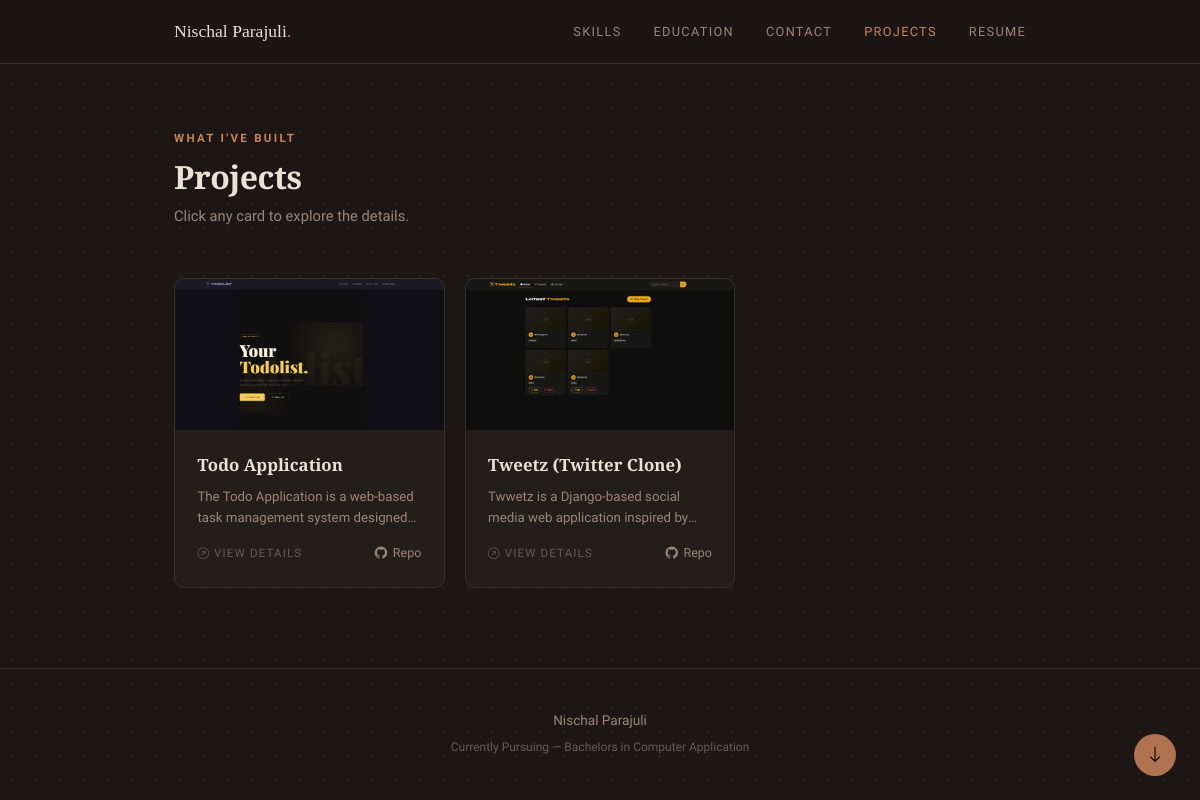
/projects/, run on the app's committed database.
### main/models.py (models this page shows, shortened)
class UserProfile(models.Model):
  fullname = models.CharField(max_length=50)
  degree = models.CharField(max_length=250)
  course = models.CharField(max_length=250)
  linkdin = models.URLField()
  facebook = models.URLField()
  instagram = models.URLField()
  github = models.URLField()
  summary = models.TextField()
  image = models.ImageField(upload_to="media/profile/", height_field=None, width_field=None, max_length=None)
  college_name = models.CharField(max_length=250, blank=True)
  college_location = models.CharField(max_length=50, blank=True)
  school_name = models.CharField(max_length=250, blank=True)
  school_location = models.CharField(max_length=50, blank=True)

class Project(models.Model):
  name = models.CharField(max_length=100)
  image = models.ImageField(upload_to="projects/", height_field=None, width_field=None, max_length=None)
  project_details = models.TextField(blank = False , null=True)
  github_repo = models.URLField()

### main/views.py (the view)
# urls.py: path('projects/', views.projects, name='projects'),
def projects(request):
  projects = Project.objects.all()
  user = UserProfile.objects.first()
  return render(request,'projects.html',{'user': user,'projects': projects})

### main/templates/projects.html (shortened to what this page needs)
{% load static %}
<!DOCTYPE html>
<html lang="en">
<head>
  <link href="https://cdn.jsdelivr.net/npm/bootstrap@5.3.0/dist/css/bootstrap.min.css" rel="stylesheet">
  <link href="https://cdn.jsdelivr.net/npm/bootstrap-icons@1.11.3/font/bootstrap-icons.css" rel="stylesheet">
  <link rel="stylesheet" href="{% static 'css/base.css' %}">
  <link rel="stylesheet" href="{% static 'css/projects.css' %}">
</head>
<body>
<nav>
  <div class="nav-inner">
    <a href="{% url 'home' %}" class="nav-brand">{{ user.fullname }}<span style="color:var(--accent);">.</span></a>
    <ul class="nav-links">
      <li><a href="{% url 'home' %}#skills">Skills</a></li>
      <li><a href="{% url 'home' %}#education">Education</a></li>
      <li><a href="{% url 'home' %}#contact">Contact</a></li>
      <li><a href="{% url 'projects' %}" class="active">Projects</a></li>
      <li><a href="{% url 'download_resume' %}">Resume</a></li>
    </ul>
  </div>
</nav>
<div class="wrap">
  <div class="page-header fade-up">
    <p class="section-label">What I've built</p>
    <h1 class="section-heading" style="margin-bottom:0.5rem;">Projects</h1>
    <p style="color:var(--muted-2); font-size:0.92rem; margin:0;">Click any card to explore the details.</p>
  </div>
  <div class="projects-grid fade-up delay-1">
    {% for project in projects %}
    <a href="{% url 'project_detail' project.pk %}" class="project-card-link">
      <div class="project-card">
        {% if project.image %}
          <img src="{{ project.image.url }}" class="card-thumb" alt="{{ project.name }}">
        {% else %}
          <div class="card-thumb-placeholder">
            <i class="bi bi-code-square"></i>
          </div>
        {% endif %}
        <div class="card-body-inner">
          <p class="card-title">{{ project.name }}</p>
          <p class="card-desc">{{ project.project_details }}</p>
          <div class="card-footer-row">
            <span class="expand-hint">
              <i class="bi bi-arrow-up-right-circle me-1"></i>View details
            </span>
            {% if project.github_repo %}
            <span class="card-gh-link">
              <i class="bi bi-github"></i> Repo
            </span>
            {% endif %}
          </div>
        </div>
      </div>
    </a>
    {% empty %}
      <p style="color:var(--muted-2); font-size:0.9rem; grid-column:1/-1;">No projects added yet.</p>
    {% endfor %}
  </div>
</div>
<footer>
  <p style="font-size:0.85rem; color:var(--muted-2); margin-bottom:0.3rem;">{{ user.fullname }}</p>
  <p style="font-size:0.75rem; color:var(--muted); margin:0;">{{ user.degree }} &mdash; {{ user.course }}</p>
</footer>
<button id="scroll-btn">
  <i id="scroll-icon" class="bi bi-arrow-down"></i>
</button>
</body>
</html>

### main/static/css/base.css (style rules this page uses)
:root { --bg: #1c1714; --bg-2: #241e1a; --bg-3: #2e2620; --border: #3a2f28; --accent: #c9845a; --accent-d: #a8623a; --text: #ede0d4; --muted: #6b5a50; --muted-2: #9c8678; }
*, *::before, *::after { box-sizing: border-box; margin: 0; padding: 0; }
html { scroll-behavior: smooth; }
body { background: var(--bg); color: var(--text); font-family: 'Inconsolata', monospace; font-size: 1rem; line-height: 1.75; overflow-x: hidden; }
body::after { content: ''; position: fixed; inset: 0; pointer-events: none; background-image: radial-gradient(var(--border) 1px, transparent 1px); background-size: 24px 24px; opacity: 0.5; z-index: 0; }
.fade-up { animation: fadeUp 0.6s ease both; }
.delay-1 { animation-delay: 0.1s; }
.wrap { position: relative; z-index: 1; max-width: 900px; margin: 0 auto; padding: 0 1.5rem; }
.section-label { font-size: 0.72rem; text-transform: uppercase; letter-spacing: 0.2em; color: var(--accent); font-weight: 600; margin-bottom: 0.6rem; }
.section-heading { font-family: 'Playfair Display', serif; font-size: 2rem; font-weight: 700; color: var(--text); margin-bottom: 2.5rem; letter-spacing: -0.5px; }
nav { position: sticky; top: 0; z-index: 100; background: rgba(28,23,20,0.88); backdrop-filter: blur(12px); border-bottom: 1px solid var(--border); padding: 1rem 0; }
.nav-inner { max-width: 900px; margin: 0 auto; padding: 0 1.5rem; display: flex; align-items: center; justify-content: space-between; }
.nav-brand { font-family: 'Playfair Display', serif; font-size: 1.1rem; color: var(--text); text-decoration: none; }
.nav-links { display: flex; gap: 2rem; list-style: none; margin: 0; padding: 0; }
.nav-links a { font-size: 0.8rem; font-weight: 500; color: var(--muted-2); text-decoration: none; text-transform: uppercase; letter-spacing: 0.1em; }
.nav-links a.active { color: var(--accent); }
footer { position: relative; z-index: 1; border-top: 1px solid var(--border); padding: 2.5rem 0; text-align: center; }
#scroll-btn { position: fixed; bottom: 1.5rem; right: 1.5rem; background: var(--accent); color: #000; border: none; border-radius: 50%; width: 42px; height: 42px; display: flex; align-items: center; justify-content: center; font-size: 1.1rem; opacity: 0.85; cursor: pointer; transition: opacity 0.15s, transform 0.15s; z-index: 999; }

### main/static/css/projects.css (style rules this page uses)
.project-card-link { text-decoration: none; display: block; color: inherit; }
.page-header { padding: 4rem 0 3rem; }
.projects-grid { display: grid; grid-template-columns: repeat(auto-fill, minmax(260px, 1fr)); gap: 1.25rem; padding-bottom: 5rem; }
.project-card { background: var(--bg-2); border: 1px solid var(--border); border-radius: 10px; overflow: hidden; cursor: pointer; transition: border-color 0.2s, transform 0.2s, box-shadow 0.2s; }
.card-thumb { width: 100%; aspect-ratio: 16/9; object-fit: cover; display: block; filter: sepia(15%); transition: filter 0.2s; }
.card-body-inner { padding: 1.25rem 1.4rem 1.4rem; }
.card-title { font-family: 'Playfair Display', serif; font-size: 1.05rem; font-weight: 700; color: var(--text); margin-bottom: 0.4rem; }
.card-desc { font-size: 0.83rem; color: var(--muted-2); display: -webkit-box; -webkit-line-clamp: 2; -webkit-box-orient: vertical; overflow: hidden; margin-bottom: 0.9rem; line-height: 1.6; }
.card-footer-row { display: flex; align-items: center; justify-content: space-between; }
.expand-hint { font-size: 0.72rem; color: var(--muted); text-transform: uppercase; letter-spacing: 0.1em; transition: color 0.2s; }
.card-gh-link { display: flex; align-items: center; gap: 0.35rem; font-size: 0.78rem; color: var(--muted-2); text-decoration: none; transition: color 0.15s; }

### data on the page
UserProfile: fullname "Nischal Parajuli", degree "Currently Pursuing", course "Bachelors in Computer Application"
Project: image (picture), name "Todo Application", project_details "The Todo Application is a web-based task management system…", shows "Repo"
Project: image (picture), name "Tweetz (Twitter Clone)", project_details "Twwetz is a Django-based social media web application inspired…", shows "Repo"
